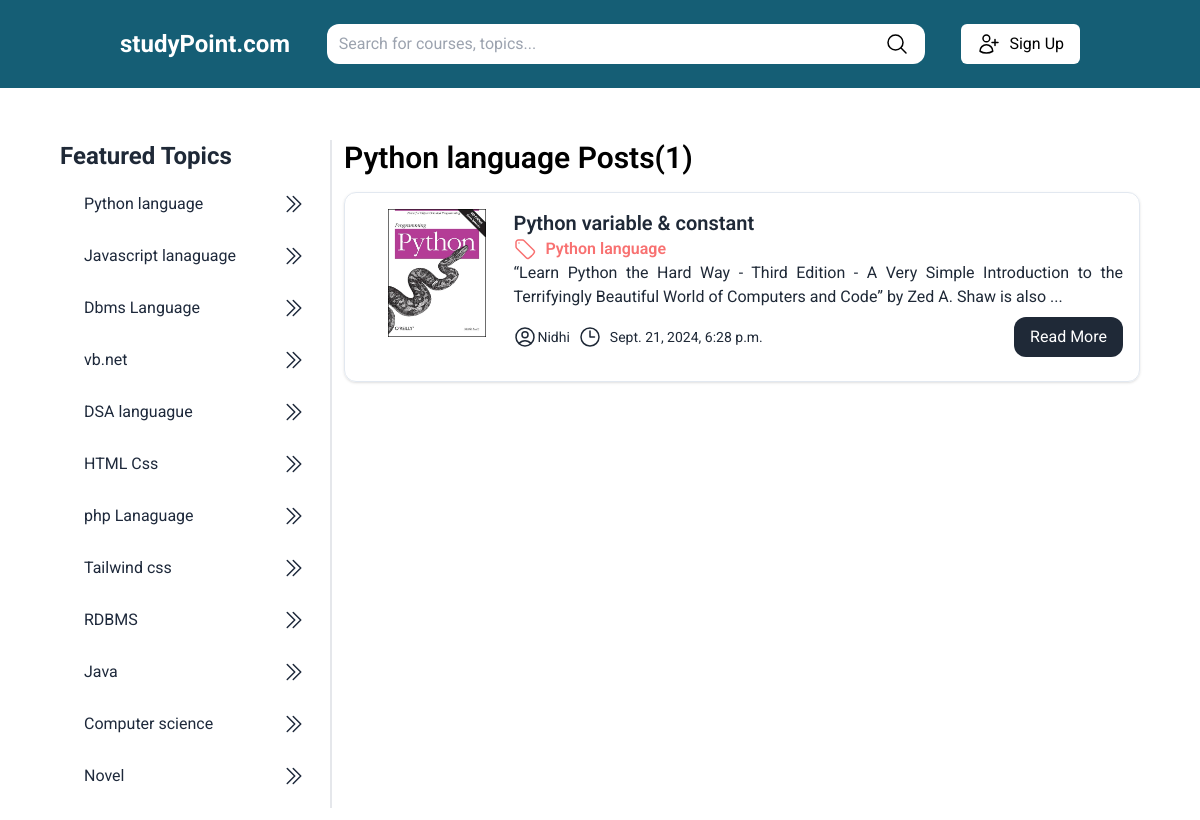
/filter/1/, run on the app's committed database.
### cms/models.py (models this page shows, shortened)
class Topic(models.Model):
    name = models.CharField(max_length=200)
    description = models.TextField()
    created_at = models.DateTimeField(auto_now_add=True)

class Content(models.Model):
    topic = models.ForeignKey(Topic, on_delete=models.CASCADE)
    title= models.CharField(max_length=200)
    content= models.TextField()
    created_at = models.DateTimeField(auto_now_add=True)
    feature_image = models.ImageField(upload_to="content/")
    author = models.ForeignKey(User, on_delete=models.SET_NULL, blank=True, null=True)

### cms/views.py (the view)
# urls.py: path("filter/<int:topic_id>/", filter, name="filter"),
def filter(request, topic_id):
    data= {}
    topic = Topic.objects.get(pk=topic_id)
    data['title'] = f"{topic.name} Posts"
    data['categories'] = Topic.objects.all()
    data['posts'] = Content.objects.filter(topic__id=topic_id)
    return render(request, 'home.html', data)

### templates/home.html (shortened to what this page needs)
{% extends 'base.html' %}
{% block "content" %}
<div class="flex flex-1">
    <h3 class="text-black font-semibold text-3xl">{{title}}({{posts|length}})</h3>
</div>
<div class="flex flex-1 flex-col mt-4">
    <div class=" flex-1 flex-col flex gap-2">
        {% for post in posts %}
        <div class="flex p-4 border shadow rounded-xl border-slate-200">
            <div class="flex-1 items-center">
                <img class="object-contain w-full h-32" src="{{ post.feature_image.url }}" alt="post Image">
            </div>
            <div class="flex-[4]">
                <h3 class=" font-semibold text-gray-800 text-xl">{{post.title}}</h3>
                <h3 class=" font-semibold flex items-center text-gray-800 gap-2  text-red-400">
                      {{post.topic.name}}</h3>
                <p class="text-gray-800 text-md text-justify line-clamp-3">{{post.content}}</p>
                <div class="flex items-center justify-between my-2">
                    <span class="text-sm text-gray-800 flex items-center">
                      {{post.author}}</span>
                    <div class="flex">
                        <span class="text-sm text-gray-800 ml-2 flex gap-2 items-center ">
                          <svg xmlns="http://www.w3.org/2000/svg" fill="none" viewBox="0 0 24 24" stroke-width="1.5" stroke="currentColor" class="size-6">
                            <path stroke-linecap="round" stroke-linejoin="round" d="M12 6v6h4.5m4.5 0a9 9 0 1 1-18 0 9 9 0 0 1 18 0Z" />
                          </svg>
                            {{post.created_at}}</span>
                    </div>
                    <div class="flex flex-1 justify-end ">
                        <a href="{% url 'show' post.id%}" class="text-white px-4 py-2 bg-gray-800 hover:bg-red-900 rounded-xl">Read More</a>
                    </div>
                </div>
            </div>
        </div>
        {% endfor %}
    </div>
</div>
{% endblock %}

### templates/base.html (shortened to what this page needs)
<!DOCTYPE html>
<html lang="en">
<head>
    <script src="https://cdn.tailwindcss.com"></script>
</head>
<body>
    <div class="flex flex-1 bg-cyan-800 py-6 px-[10%]  justify-between items-center">
        <a href="{% url 'homepage' %}">
            <h1 class=" text-2xl font-bold text-white"> studyPoint.com</h1>
        </a>
        <form action="{% url 'search' %}" method="get" class="flex bg-white rounded-xl">
            <input type="text" name="q" placeholder="Search for courses, topics..." size="60"
                class="bg-transparent w-full px-3 py-2 rounded-md focus:outline-none" />
            <button type="submit" class="px-4 py-2 round-md">
                <svg xmlns="http://www.w3.org/2000/svg" fill="none" viewBox="0 0 24 24" stroke-width="1.5"
                    stroke="currentColor" class="size-6">
                    <path stroke-linecap="round" stroke-linejoin="round"
                        d="m21 21-5.197-5.197m0 0A7.5 7.5 0 1 0 5.196 5.196a7.5 7.5 0 0 0 10.607 10.607Z" />
                </svg>
            </button>
        </form>
        <div class="flex  items-center gap-4">
           {% if user.is_authenticated %}
        <a href="{% url 'login' %}" class="px-4 mr-2 py-2 rounded-md text-white flex items-center gap-2 hover:bg-red-900">
            <svg xmlns="http://www.w3.org/2000/svg" fill="none" viewBox="0 0 24 24" stroke-width="1.5"
                stroke="currentColor" class="size-6">
                <path stroke-linecap="round" stroke-linejoin="round"
                    d="M17.982 18.725A7.488 7.488 0 0 0 12 15.75a7.488 7.488 0 0 0-5.982 2.975m11.963 0a9 9 0 1 0-11.963 0m11.963 0A8.966 8.966 0 0 1 12 21a8.966 8.966 0 0 1-5.982-2.275M15 9.75a3 3 0 1 1-6 0 3 3 0 0 1 6 0Z" />
            </svg>
            {{user.username}}
        </a>
        <a href="{% url 'logout' %}" class="px-4 py-2 rounded-md text-black bg-white flex items-center gap-2 hover:bg-red-900">
            <svg xmlns="http://www.w3.org/2000/svg" fill="none" viewBox="0 0 24 24" stroke-width="1.5"
                stroke="currentColor" class="size-6">
                <path stroke-linecap="round" stroke-linejoin="round"
                    d="M17.982 18.725A7.488 7.488 0 0 0 12 15.75a7.488 7.488 0 0 0-5.982 2.975m11.963 0a9 9 0 1 0-11.963 0m11.963 0A8.966 8.966 0 0 1 12 21a8.966 8.966 0 0 1-5.982-2.275M15 9.75a3 3 0 1 1-6 0 3 3 0 0 1 6 0Z" />
            </svg>
            Logout
        </a>
        {% else %}
        <a href="{% url 'register' %}" class="px-4 py-2 rounded-md flex items-center gap-2 text-black bg-white hover:bg-red-900">
            Sign Up</a>
           {% endif %}
        </div>
    </div>
    <div class="flex flex-1 py-3 mt-10 px-[5%] divide-x-2">
        <div class="w-3/12">
            <h2 class="text-2xl font-bold text-gray-800">Featured Topics</h2>
            <div class="flex flex-col p-3 gap-3">
                {% for cat in categories %}
                <a href="{% url 'filter' cat.id %}"
                    class="text-slate-800   px-3 py-2 w-full flex  justify-between items-center rounded-xl hover:bg-slate-200">
                    <span class="truncate"> {{cat.name}}</span>
                    <svg xmlns="http://www.w3.org/2000/svg" fill="none" viewBox="0 0 24 24" stroke-width="1.5"
                        stroke="currentColor" class="size-6">
                        <path stroke-linecap="round" stroke-linejoin="round"
                            d="m5.25 4.5 7.5 7.5-7.5 7.5m6-15 7.5 7.5-7.5 7.5" />
                    </svg>
                </a>
                {% endfor %}
            </div>
        </div>
        <div class="w-9/12 pl-3">
            <div class="">
                {% block "content" %}
                {% endblock %}
            </div>
        </div>
    </div>
</body>
</html>

### templates/base.html (style rules this page uses)
* { font-family: "Roboto", system-ui!important; }

### data on the page
Topic: name "Python language"
Topic: name "Javascript lanaguage"
Topic: name "Dbms Language"
Topic: name "vb.net"
Topic: name "DSA languague"
Topic: name "HTML Css"
Topic: name "php Lanaguage"
Topic: name "Tailwind css"
Topic: name "RDBMS"
Topic: name "Java"
Topic: name "Computer science"
Topic: name "Novel"
Content: feature_image (picture), title "Python variable & constant", topic.name "Python language", content "“Learn Python the Hard Way - Third Edition - A Very Simple Introduction to the Terrifyingly Beautiful World of Computers and Code” by Zed A. Shaw is also ...", author "Nidhi", created_at "Sept. 21, 2024, 6:28 p.m."

### other printed values
{{ title }} "Python language Posts"
{{ posts|length }} "1"
